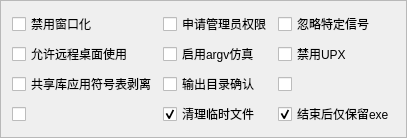
           <widget class="QFrame" name="frame_cb">
            <property name="sizePolicy">
             <sizepolicy hsizetype="Expanding" vsizetype="Expanding">
              <horstretch>0</horstretch>
              <verstretch>40</verstretch>
             </sizepolicy>
            </property>
            <property name="frameShape">
             <enum>QFrame::StyledPanel</enum>
            </property>
            <property name="frameShadow">
             <enum>QFrame::Raised</enum>
            </property>
            <layout class="QGridLayout" name="gridLayout_2">
             <item row="0" column="2">
              <widget class="QCheckBox" name="cb_IgnoreSignals">
               <property name="sizePolicy">
                <sizepolicy hsizetype="Expanding" vsizetype="Expanding">
                 <horstretch>0</horstretch>
                 <verstretch>0</verstretch>
                </sizepolicy>
               </property>
               <property name="text">
                <string>忽略特定信号</string>
               </property>
              </widget>
             </item>
             <item row="2" column="1">
              <widget class="QCheckBox" name="cb_NoconfirmOption">
               <property name="sizePolicy">
                <sizepolicy hsizetype="Expanding" vsizetype="Expanding">
                 <horstretch>0</horstretch>
                 <verstretch>0</verstretch>
                </sizepolicy>
               </property>
               <property name="text">
                <string>输出目录确认</string>
               </property>
              </widget>
             </item>
             <item row="1" column="2">
              <widget class="QCheckBox" name="cb_NoupxOption">
               <property name="sizePolicy">
                <sizepolicy hsizetype="Expanding" vsizetype="Expanding">
                 <horstretch>0</horstretch>
                 <verstretch>0</verstretch>
                </sizepolicy>
               </property>
               <property name="text">
                <string>禁用UPX</string>
               </property>
              </widget>
             </item>
             <item row="3" column="0">
              <widget class="QCheckBox" name="cb02">
               <property name="sizePolicy">
                <sizepolicy hsizetype="Expanding" vsizetype="Expanding">
                 <horstretch>0</horstretch>
                 <verstretch>0</verstretch>
                </sizepolicy>
               </property>
               <property name="text">
                <string/>
               </property>
              </widget>
             </item>
             <item row="1" column="0">
              <widget class="QCheckBox" name="cb_UacUiaccess">
               <property name="sizePolicy">
                <sizepolicy hsizetype="Expanding" vsizetype="Expanding">
                 <horstretch>0</horstretch>
                 <verstretch>0</verstretch>
                </sizepolicy>
               </property>
               <property name="text">
                <string>允许远程桌面使用</string>
               </property>
              </widget>
             </item>
             <item row="3" column="1">
              <widget class="QCheckBox" name="cb_ClearCache">
               <property name="sizePolicy">
                <sizepolicy hsizetype="Expanding" vsizetype="Expanding">
                 <horstretch>0</horstretch>
                 <verstretch>0</verstretch>
                </sizepolicy>
               </property>
               <property name="text">
                <string>清理临时文件</string>
               </property>
               <property name="checked">
                <bool>true</bool>
               </property>
              </widget>
             </item>
             <item row="2" column="2">
              <widget class="QCheckBox" name="cb01">
               <property name="sizePolicy">
                <sizepolicy hsizetype="Expanding" vsizetype="Expanding">
                 <horstretch>0</horstretch>
                 <verstretch>0</verstretch>
                </sizepolicy>
               </property>
               <property name="text">
                <string/>
               </property>
              </widget>
             </item>
             <item row="0" column="1">
              <widget class="QCheckBox" name="cb_UacAdminApply">
               <property name="sizePolicy">
                <sizepolicy hsizetype="Expanding" vsizetype="Expanding">
                 <horstretch>0</horstretch>
                 <verstretch>0</verstretch>
                </sizepolicy>
               </property>
               <property name="text">
                <string>申请管理员权限</string>
               </property>
              </widget>
             </item>
             <item row="0" column="0">
              <widget class="QCheckBox" name="cb_DisableWindowed">
               <property name="sizePolicy">
                <sizepolicy hsizetype="Expanding" vsizetype="Expanding">
                 <horstretch>0</horstretch>
                 <verstretch>0</verstretch>
                </sizepolicy>
               </property>
               <property name="text">
                <string>禁用窗口化</string>
               </property>
              </widget>
             </item>
             <item row="2" column="0">
              <widget class="QCheckBox" name="cb_StripOption">
               <property name="sizePolicy">
                <sizepolicy hsizetype="Expanding" vsizetype="Expanding">
                 <horstretch>0</horstretch>
                 <verstretch>0</verstretch>
                </sizepolicy>
               </property>
               <property name="text">
                <string>共享库应用符号表剥离</string>
               </property>
              </widget>
             </item>
             <item row="1" column="1">
              <widget class="QCheckBox" name="cb_ArgvEmulation">
               <property name="sizePolicy">
                <sizepolicy hsizetype="Expanding" vsizetype="Expanding">
                 <horstretch>0</horstretch>
                 <verstretch>0</verstretch>
                </sizepolicy>
               </property>
               <property name="text">
                <string>启用argv仿真</string>
               </property>
              </widget>
             </item>
             <item row="3" column="2">
              <widget class="QCheckBox" name="cb_ClearFileAfterLaunchFlagChange">
               <property name="sizePolicy">
                <sizepolicy hsizetype="Expanding" vsizetype="Expanding">
                 <horstretch>0</horstretch>
                 <verstretch>0</verstretch>
                </sizepolicy>
               </property>
               <property name="text">
                <string>结束后仅保留exe</string>
               </property>
               <property name="checked">
                <bool>true</bool>
               </property>
              </widget>
             </item>
            </layout>
           </widget>
